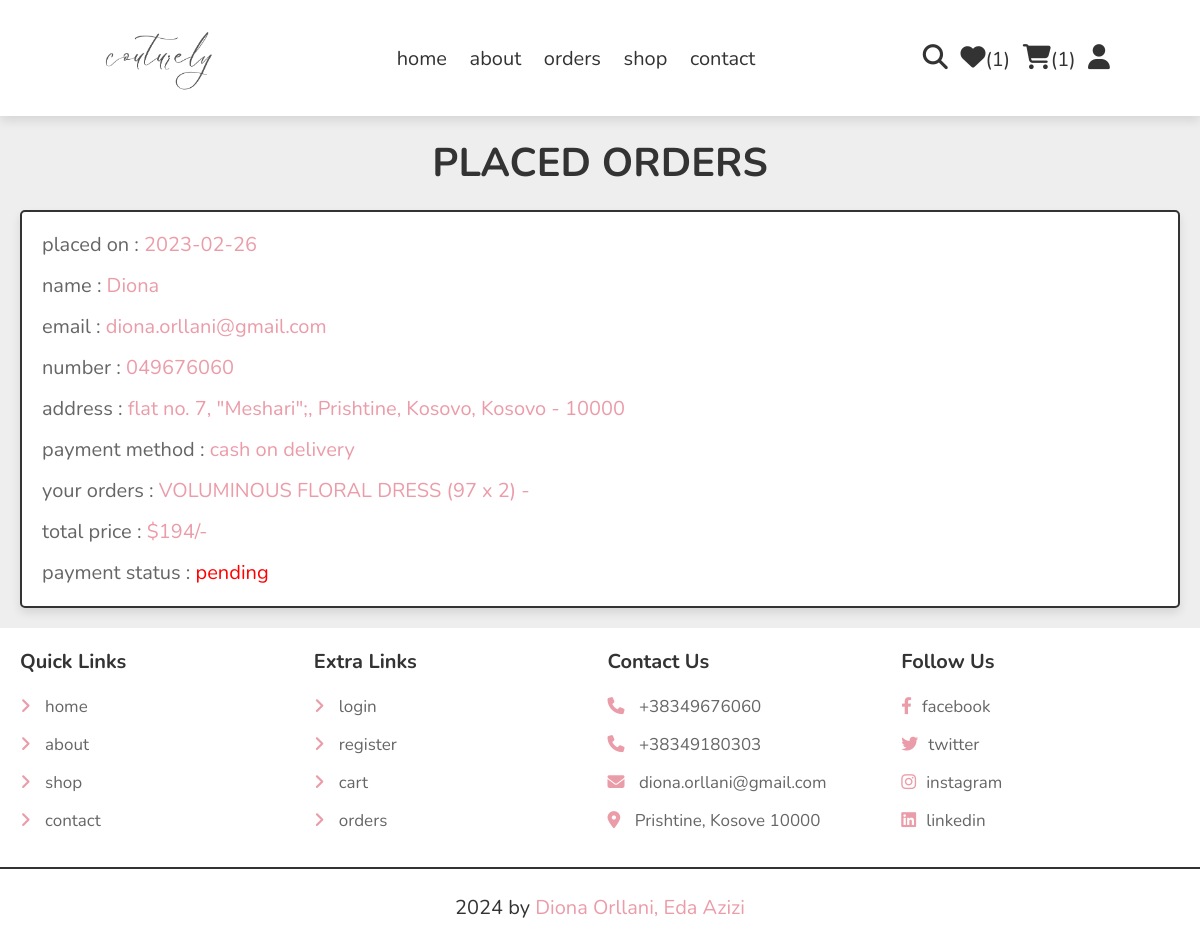
Screenshot of /orders.php (signed in) with the database file from the repository.
### tables this page shows
CREATE TABLE `orders` (
  `id` int(100) NOT NULL,
  `user_id` int(100) NOT NULL,
  `name` varchar(20) NOT NULL,
  `number` varchar(10) NOT NULL,
  `email` varchar(50) NOT NULL,
  `method` varchar(50) NOT NULL,
  `address` varchar(500) NOT NULL,
  `total_products` varchar(1000) NOT NULL,
  `total_price` int(100) NOT NULL,
  `placed_on` date NOT NULL DEFAULT current_timestamp(),
  `payment_status` varchar(20) NOT NULL DEFAULT 'pending'
);

### orders.php (the view, shortened to what this page needs)
<?php
include 'components/connect.php';
if(isset($_SESSION['user_id'])){
   $user_id = $_SESSION['user_id'];
}else{
   $user_id = '';
};
?>
<!DOCTYPE html>
<html lang="en">
<head>
   <link rel="stylesheet" href="https://cdnjs.cloudflare.com/ajax/libs/font-awesome/6.1.1/css/all.min.css">
   <link rel="stylesheet" href="css/style.css">
</head>
<body>
<?php include 'components/user_header.php'; ?>
<section class="orders">
   <h1 class="heading">placed orders</h1>
   <div class="box-container">
   <?php
      if($user_id == ''){
         echo '<p class="empty">please login to see your orders</p>';
      }else{
         $select_orders = $conn->prepare("SELECT * FROM `orders` WHERE user_id = ?");
         $select_orders->execute([$user_id]);
         if($select_orders->rowCount() > 0){
            while($fetch_orders = $select_orders->fetch(PDO::FETCH_ASSOC)){
   ?>
   <div class="box">
      <p>placed on : <span><?= $fetch_orders['placed_on']; ?></span></p>
      <p>name : <span><?= $fetch_orders['name']; ?></span></p>
      <p>email : <span><?= $fetch_orders['email']; ?></span></p>
      <p>number : <span><?= $fetch_orders['number']; ?></span></p>
      <p>address : <span><?= $fetch_orders['address']; ?></span></p>
      <p>payment method : <span><?= $fetch_orders['method']; ?></span></p>
      <p>your orders : <span><?= $fetch_orders['total_products']; ?></span></p>
      <p>total price : <span>$<?= $fetch_orders['total_price']; ?>/-</span></p>
      <p> payment status : <span style="color:<?php if($fetch_orders['payment_status'] == 'pending'){ echo 'red'; }else{ echo 'green'; }; ?>"><?= $fetch_orders['payment_status']; ?></span> </p>
   </div>
   <?php
      }
      }else{
         echo '<p class="empty">no orders placed yet!</p>';
      }
      }
   ?>
   </div>
</section>
<?php include 'components/footer.php'; ?>
</body>
</html>

### css/style.css (style rules this page uses)
:root { --main-color:rgb(235, 156, 169); --orange:rgb(126, 80, 88); --red:#4e4948; --black:#333; --white:#fff; --light-color:#666; --light-bg:#eee; --border:.2rem solid var(--black); --box-shadow:0 .5rem 1rem rgba(0,0,0,.1); }
* { font-family: 'Nunito', sans-serif; margin:0; padding:0; box-sizing: border-box; outline: none; border:none; text-decoration: none; }
html { font-size: 62.5%; overflow-x: hidden; }
body { background-color: var(--light-bg); }
section { padding:2rem; max-width: 1200px; margin:0 auto; }
.heading { font-size: 4rem; color:var(--black); margin-bottom: 2rem; text-align: center; text-transform: uppercase; }
.orders .box-container { display: flex; flex-wrap: wrap; gap:1.5rem; align-items: flex-start; }
.orders .box-container .box { padding:1rem 2rem; flex:1 1 40rem; border:var(--border); background-color: var(--white); box-shadow: var(--box-shadow); border-radius: .5rem; }
.orders .box-container .box p { margin:.5rem 0; line-height: 1.8; font-size: 2rem; color:var(--light-color); }
.orders .box-container .box p span { color:var(--main-color); }

### rows the page displays
orders: placed_on "2023-02-26", name "Diona", email "diona.orllani@gmail.com", number "049676060", address "flat no. 7, \"Meshari\";, Prishtine, Kosovo, Kosovo - 10000", method "cash on delivery", total_products "VOLUMINOUS FLORAL DRESS (97 x 2) -", total_price "194", payment_status "pending"

### other values shown
$total_wishlist_counts "1"
$total_cart_counts "1"
